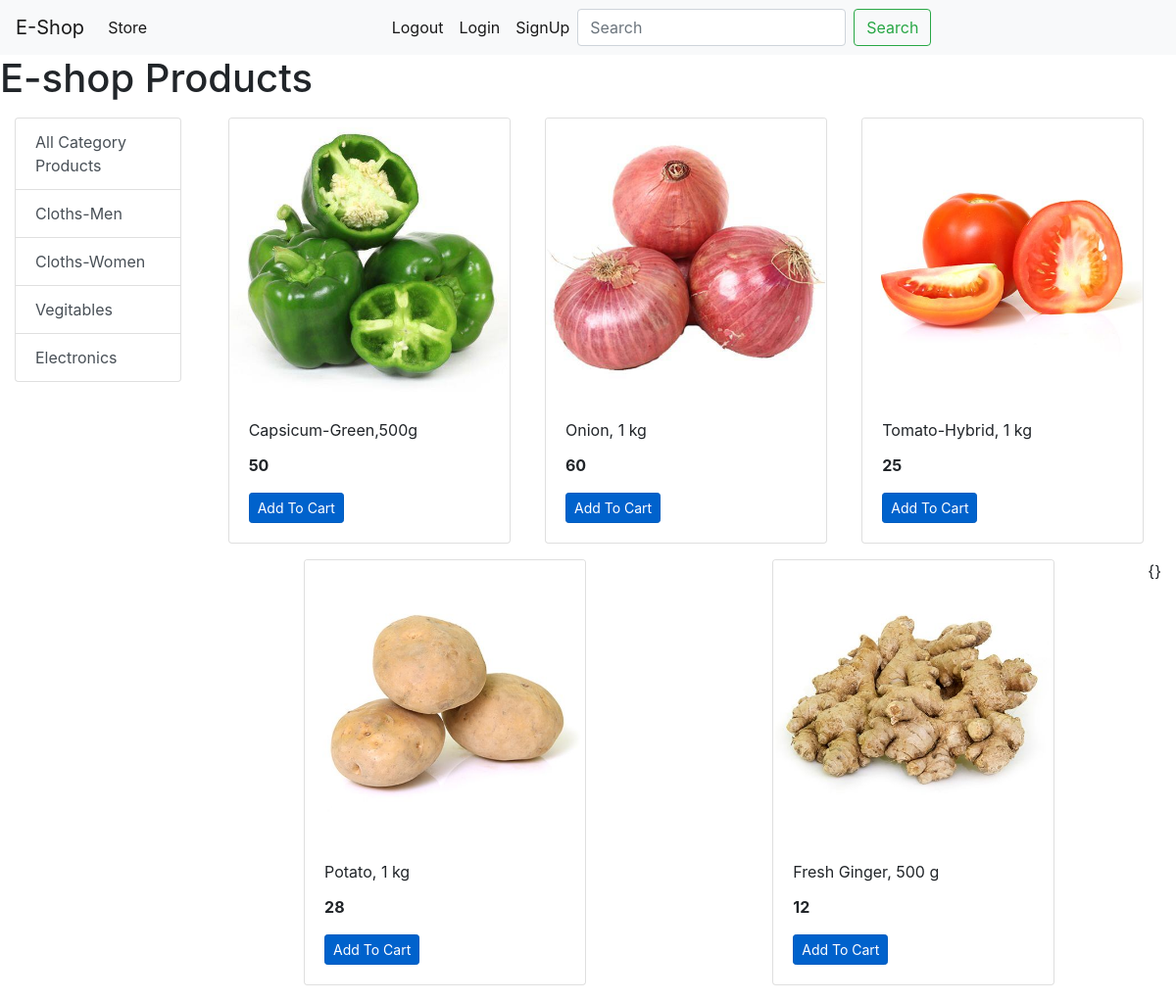
Screenshot of /?category=3 with the database file from the repository.
### store/models/category.py (models this page shows, shortened)
class Category(models.Model):
    name = models.CharField(max_length=20)
    @staticmethod
    def get_all_categories():
        return Category.objects.all()

### store/models/product.py (models this page shows, shortened)
class Product(models.Model):
    name = models.CharField(max_length=50)
    price = models.IntegerField(default=0)
    description = models.CharField(max_length=200,default='')
    image = models.ImageField(upload_to='uploads/products/')
    category = models.ForeignKey(Category,on_delete=models.CASCADE,default=1)
    @staticmethod
    def get_all_products_by_categoryid(category_id):
        if category_id:
            return Product.objects.filter(category = category_id)
        else:
            return Product.get_all_products()

### store/views/home.py (the view)
# urls.py: path('',home.index,name='homepage'),
def index(request):
    prods = None
    catergory = Category.get_all_categories()
    categoryID=request.GET.get('category')
    if categoryID:
        prods = Product.get_all_products_by_categoryid(categoryID)
    else:
        prods = Product.get_all_products()
    data={}
    data['product'] = prods
    data['categories'] = catergory
    print(request.session.get('customer_email'))
    return render(request,'index.html',data)

### store/templates/index.html
{% extends 'base.html' %}
{% block content %}
    <h1>E-shop Products</h1>
    <div class="container-fluid mt-3">
    <div class="row">
<div class="col-lg-2">
        <div class="list-group">
            <a href="/" class="list-group-item list-group-item-action">All Category Products</a>
            {% for category in categories %}
            <a href="/?category={{category.id}}" class="list-group-item list-group-item-action">{{category.name}}</a>
            {% endfor %}
        </div>
</div>
        <div id="products" class="col-lg-10">
            <div class="row mx-auto">
             {% for prod in product %}
             <div class="card mx-auto mb-3" style="width: 18rem;">
                <img src="{{prod.image.url}}" class="card-img-top" alt="...">
                <div class="card-body">
                  <p class="card-title">{{prod.name}}</p>
                  <p class="card-text"><b>{{prod.price}}</b></p>
                  <a href="#" class="btn btn-primary btn-sm active" role="button" aria-pressed="true">Add To Cart</a>
                </div>
              </div>
             {% endfor %}{}
            </div>
        </div>
    </div>
{% endblock %}

### rows the page displays
Category: name "Cloths-Men"
Category: name "Cloths-Women"
Category: name "Vegitables"
Category: name "Electronics"
Product: image (picture), name "Capsicum-Green,500g", price "50"
Product: image (picture), name "Onion, 1 kg", price "60"
Product: image (picture), name "Tomato-Hybrid, 1 kg", price "25"
Product: image (picture), name "Potato, 1 kg", price "28"
Product: image (picture), name "Fresh Ginger, 500 g", price "12"
